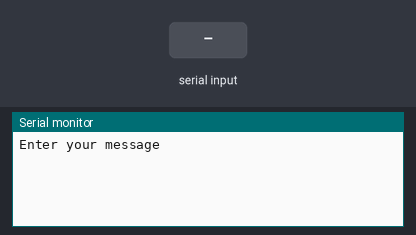
A sketch run on a simulated Arduino Uno, built with avr-gcc and run on an emulated ATmega328P. Parts: the last lines printed to the serial monitor. Inputs (shaded band) come from the test bench. No radio packets arrive unless stated.

Above: at 1.9 s.
2.0 s: "90,45\n" received over Serial
At 4.1 s:
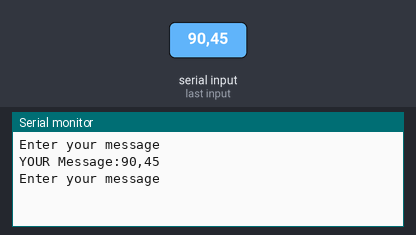
4.5 s: "0\n" received over Serial
At 7.0 s:
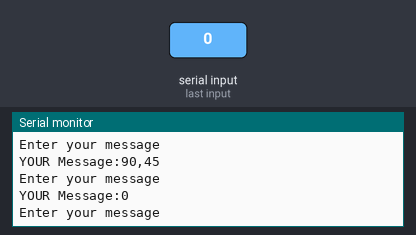

Measured:
- after the input at 2.0 s, the serial monitor: prints a new line after 1.0 s (image 1)
- after the input at 4.5 s, the serial monitor: prints a new line after 1.0 s (image 2)

The sketch:

sender.ino
```cpp
#include <SPI.h>
#include <nRF24L01.h>
#include <RF24.h>
#include<String.h>

int isUpper(char c);
int isLower(char c);
int isNum(char c);

void encryption_message(char m[],unsigned char k);
void decryption_message(char m[],unsigned char k);

#define KEY (5U) //key of the incryption messages

//create an RF24 object
RF24 radio(10, 9);  /* CE: is an active-high pin. When enabled, the nRF24L01 will either transmit or receive, depending on the mode.
                     * CSN: is an active-low pin that is typically held HIGH. When this pin goes low, the nRF24L01 begins listening for data on its SPI port and processes it accordingly.
                     */

//address through which two modules communicate.
const byte address[6] = "00001";

String message= "";
char mess[50] = "Hello World";
int Size_t =0;

void setup()
{
  Serial.begin(9600);
  radio.begin();

  //set the address
  radio.openWritingPipe(address);
  radio.setPALevel(RF24_PA_MIN);
  //Set module as transmitter
  radio.stopListening();
}
void loop()
{
  //Send message to receiver
  encryption_message(mess,KEY);
  radio.write(&mess, Size_t);
  delay(1000);
  while(1)
  {
    Serial.println("Enter your message");
    while (Serial.available() == 0) {}
    message = Serial.readString();
    Serial.println("YOUR Message:" + message);
    for(int i=0;i<message.length();i++)
    {
      mess[i]=message[i];
    }
    //Serial.println(mess);
    encryption_message(mess,KEY);
    //Serial.println(mess);
    radio.write(&mess,Size_t);
  }

}

int isUpper(char c)
{
    int flage=0;
    if( (((int)c)>=65) && (((int)c)<=90) )
    {
        flage=1;
    }
    else
    {
        flage=0;
    }
    return flage;
}

int isLower(char c)
{
    int flage=0;
    if( (((int)c)>=97) && (((int)c) <=122) )
    {
        flage=1;
    }
    else
    {
        flage=0;
    }
    return flage;
}

int isNum(char c)
{
    int flage=0;
    if( ( ((int)c)>=48 )&& (((int)c)<=57) )
    {
        flage=1;
    }
    else
    {
        flage=0;
    }
    return flage;
}

void encryption_message(char m[],unsigned char k)
{
    int temp=0;
    for(int i=0;m[i]!='\0';i++)
    {
        Size_t=Size_t+1;
    }
    for(int i=0;i<Size_t;i++)
    {
        if(isNum(m[i]))
        {
           temp=(int)m[i];
           temp=(temp + k - 48) % 10 + 48;
           mess[i]=(char)temp;
        }
        else if(isUpper(m[i]))
        {
            temp=(int)m[i];
            temp=(temp + k - 65) % 26 + 65;
            mess[i]=(char)temp;
        }
        else if(isLower(m[i]))
        {
            temp=(int)m[i];
            temp=(temp + k - 97) % 26 + 97;
            mess[i]=(char)temp;
        }
    }
}
```
